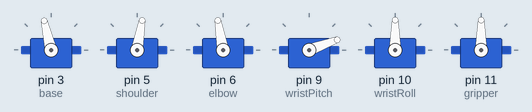
The sketch below on a simulated Arduino Uno, built with avr-gcc and run on an emulated ATmega328P. On the bench: 6 × servo.

Above: at 1.6 s.
At 2.85 s:
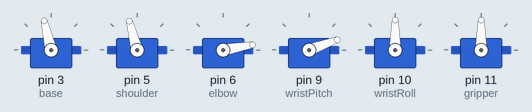
At 4.15 s:
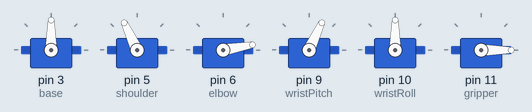
At 6.7 s:
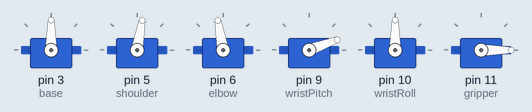
At 9.25 s:
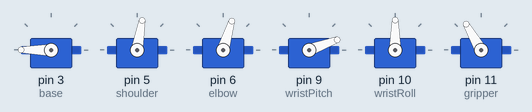
At 11.8 s:
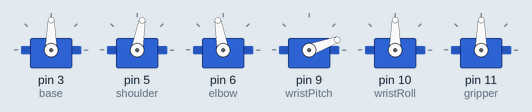
Timing chart, 0 to 14.9 s (numbered marks = the images above):
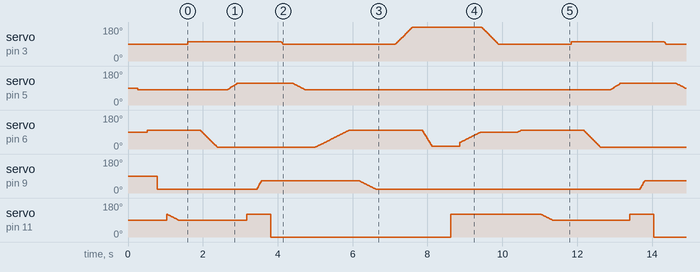

The sketch:

6dof_COMPETITION.ino
```cpp
#include <Servo.h>

Servo base, shoulder, elbow, wristPitch, wristRoll, gripper;

int base_curpos = 90;
int shoulder_curpos = 80;
int elbow_curpos = 100;
int wristPitch_curpos = 20;
int gripper_curpos = 120;

void setup() {
  base.attach(3);
  shoulder.attach(5);
  elbow.attach(6);
  wristPitch.attach(9);
  wristRoll.attach(10);
  gripper.attach(11);


//home position
  home();
}

void loop() {

  //move to position 1
  for(int i = 90; i<= 103; i++){
    base.write(103);
    base_curpos = i;
    delay(5);
  }
  delay(250);
  for(int i = 100; i >= 10; i--){
    elbow.write(i);
    elbow_curpos = i;
    delay(5);
  }
  delay(250);
  for(int i = 80; i <= 115; i++){
    shoulder.write(i);
    shoulder_curpos = i;
    delay(8);
  }
  delay(250);
  gripper.write(120);
  gripper_curpos = 120;
  delay(250);
  for(int i = 20; i <= 65; i++){
    wristPitch.write(i);
    wristPitch_curpos = i;
    delay(3);
  }
  delay(250);
  gripper.write(0);
  gripper_curpos = 0;
  delay(250);

  home();

  delay(250);
  //move to position 2
  for(int i = 90; i<=180; i++){
    base.write(i);
    base_curpos = i;
    delay(5);
  }
  delay(250);
  for(int i = 100; i >= 15; i--){
    elbow.write(i);
    elbow_curpos = i;
    delay(3);
  }
  delay(250);
  gripper.write(0);
  gripper_curpos = 0;
  delay(250);
  gripper.write(120);
  gripper_curpos = 120;
  delay(250);

  for(int i = 35; i <= 90; i++){
    elbow.write(i);
    elbow_curpos = i;
    delay(10);
  }


  home();
  delay(250);


}

void home(void){

  for (int i = base_curpos; i>=90; i--){
    base.write(i);
    base_curpos = i;
    delay(5);
  }
  delay(250);
  for(int i = shoulder_curpos; i>=80; i--){
    shoulder.write(i);
    shoulder_curpos = i;
    delay(10);
  }
  delay(250);
  for(int i = elbow_curpos; i<=100; i++){
    elbow.write(i);
    elbow_curpos = i;
    delay(10);
  }
  delay(250);
  for(int i = wristPitch_curpos; i>=20; i--){
    wristPitch.write(i);
    wristPitch_curpos = i;
    delay(10);
  }
  delay(250);
  if(gripper_curpos > 90){
    for(int i = gripper_curpos; i>=90; i--){
      gripper.write(i);
      gripper_curpos = i;
      delay(10);
    }
    delay(250);
  }
  else if (gripper_curpos < 90 && gripper_curpos > 0){
    for(int i = gripper_curpos; i<=90; i++){
      gripper.write(i);
      gripper_curpos = i;
      delay(10);
    }
    delay(250);
  }
  else if (gripper_curpos == 0){
    gripper.write(0);
    delay(10);
  }

}
```

Measured:
- by itself, servo on pin 6 (elbow): moves between 10° and 100°, repeating every 10.2 s
